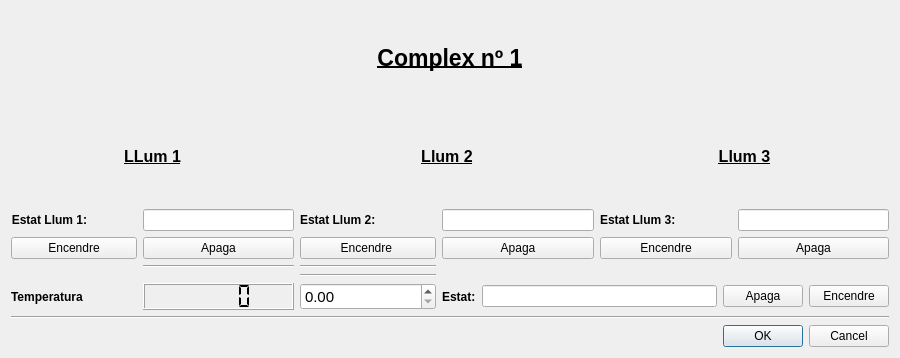
<?xml version="1.0" encoding="UTF-8"?>
<ui version="4.0">
 <class>Dialog</class>
 <widget class="QDialog" name="Dialog">
  <property name="geometry">
   <rect>
    <x>0</x>
    <y>0</y>
    <width>900</width>
    <height>358</height>
   </rect>
  </property>
  <property name="windowTitle">
   <string>Dialog</string>
  </property>
  <layout class="QGridLayout" name="gridLayout_2">
   <item row="2" column="0">
    <widget class="QDialogButtonBox" name="buttonBox">
     <property name="orientation">
      <enum>Qt::Horizontal</enum>
     </property>
     <property name="standardButtons">
      <set>QDialogButtonBox::Cancel|QDialogButtonBox::Ok</set>
     </property>
    </widget>
   </item>
   <item row="0" column="0">
    <layout class="QGridLayout" name="gridLayout">
     <item row="2" column="1">
      <widget class="QLineEdit" name="estat_llum_1">
       <property name="readOnly">
        <bool>true</bool>
       </property>
      </widget>
     </item>
     <item row="6" column="2">
      <widget class="QDoubleSpinBox" name="temperatura_set">
       <property name="font">
        <font>
         <pointsize>11</pointsize>
        </font>
       </property>
       <property name="maximum">
        <double>50.000000000000000</double>
       </property>
      </widget>
     </item>
     <item row="3" column="0">
      <widget class="QPushButton" name="encendre_llum_1">
       <property name="text">
        <string>Encendre</string>
       </property>
      </widget>
     </item>
     <item row="2" column="3">
      <widget class="QLineEdit" name="estat_llum_2"/>
     </item>
     <item row="6" column="3" colspan="3">
      <layout class="QHBoxLayout" name="horizontalLayout">
       <item>
        <widget class="QLabel" name="label_10">
         <property name="font">
          <font>
           <weight>75</weight>
           <bold>true</bold>
          </font>
         </property>
         <property name="text">
          <string>Estat:</string>
         </property>
        </widget>
       </item>
       <item>
        <widget class="QLineEdit" name="temperatura_estat_funcionament"/>
       </item>
       <item>
        <widget class="QPushButton" name="temperatura_apaga">
         <property name="text">
          <string>Apaga</string>
         </property>
        </widget>
       </item>
       <item>
        <widget class="QPushButton" name="temperatura_encendre">
         <property name="text">
          <string>Encendre</string>
         </property>
        </widget>
       </item>
      </layout>
     </item>
     <item row="1" column="0" colspan="2">
      <widget class="QLabel" name="label_3">
       <property name="font">
        <font>
         <pointsize>12</pointsize>
         <weight>75</weight>
         <bold>true</bold>
         <underline>true</underline>
        </font>
       </property>
       <property name="text">
        <string>LLum 1</string>
       </property>
       <property name="alignment">
        <set>Qt::AlignCenter</set>
       </property>
      </widget>
     </item>
     <item row="0" column="0" colspan="6">
      <widget class="QLabel" name="label">
       <property name="font">
        <font>
         <pointsize>17</pointsize>
         <weight>75</weight>
         <bold>true</bold>
         <underline>true</underline>
        </font>
       </property>
       <property name="text">
        <string>Complex nº 1</string>
       </property>
       <property name="alignment">
        <set>Qt::AlignCenter</set>
       </property>
      </widget>
     </item>
     <item row="3" column="3">
      <widget class="QPushButton" name="apaga_llum_2">
       <property name="text">
        <string>Apaga</string>
       </property>
      </widget>
     </item>
     <item row="1" column="4" colspan="2">
      <widget class="QLabel" name="label_5">
       <property name="font">
        <font>
         <pointsize>12</pointsize>
         <weight>75</weight>
         <bold>true</bold>
         <underline>true</underline>
        </font>
       </property>
       <property name="text">
        <string>Llum 3</string>
       </property>
       <property name="alignment">
        <set>Qt::AlignCenter</set>
       </property>
      </widget>
     </item>
     <item row="2" column="2">
      <widget class="QLabel" name="label_12">
       <property name="font">
        <font>
         <weight>75</weight>
         <bold>true</bold>
        </font>
       </property>
       <property name="text">
        <string>Estat Llum 2:                  </string>
       </property>
      </widget>
     </item>
     <item row="2" column="4">
      <widget class="QLabel" name="label_13">
       <property name="font">
        <font>
         <weight>75</weight>
         <bold>true</bold>
        </font>
       </property>
       <property name="text">
        <string>Estat Llum 3:                 </string>
       </property>
      </widget>
     </item>
     <item row="2" column="5">
      <widget class="QLineEdit" name="estat_llum_3"/>
     </item>
     <item row="6" column="1">
      <widget class="QLCDNumber" name="temperatura_lcd">
       <property name="segmentStyle">
        <enum>QLCDNumber::Flat</enum>
       </property>
      </widget>
     </item>
     <item row="3" column="1">
      <widget class="QPushButton" name="apaga_llum_1">
       <property name="text">
        <string>Apaga</string>
       </property>
      </widget>
     </item>
     <item row="2" column="0">
      <widget class="QLabel" name="label_11">
       <property name="font">
        <font>
         <weight>75</weight>
         <bold>true</bold>
        </font>
       </property>
       <property name="text">
        <string>Estat Llum 1:               </string>
       </property>
       <property name="alignment">
        <set>Qt::AlignRight|Qt::AlignTrailing|Qt::AlignVCenter</set>
       </property>
      </widget>
     </item>
     <item row="4" column="1">
      <widget class="Line" name="line_3">
       <property name="orientation">
        <enum>Qt::Horizontal</enum>
       </property>
      </widget>
     </item>
     <item row="6" column="0">
      <widget class="QLabel" name="label_9">
       <property name="font">
        <font>
         <weight>75</weight>
         <bold>true</bold>
        </font>
       </property>
       <property name="text">
        <string>Temperatura</string>
       </property>
      </widget>
     </item>
     <item row="3" column="2">
      <widget class="QPushButton" name="encendre_llum_2">
       <property name="text">
        <string>Encendre </string>
       </property>
      </widget>
     </item>
     <item row="3" column="5">
      <widget class="QPushButton" name="apaga_llum_3">
       <property name="text">
        <string>Apaga</string>
       </property>
      </widget>
     </item>
     <item row="1" column="2" colspan="2">
      <widget class="QLabel" name="label_4">
       <property name="font">
        <font>
         <pointsize>12</pointsize>
         <weight>75</weight>
         <bold>true</bold>
         <underline>true</underline>
        </font>
       </property>
       <property name="text">
        <string>Llum 2</string>
       </property>
       <property name="alignment">
        <set>Qt::AlignCenter</set>
       </property>
      </widget>
     </item>
     <item row="4" column="2">
      <widget class="Line" name="line">
       <property name="orientation">
        <enum>Qt::Horizontal</enum>
       </property>
      </widget>
     </item>
     <item row="3" column="4">
      <widget class="QPushButton" name="encendre_llum_3">
       <property name="text">
        <string>Encendre</string>
       </property>
      </widget>
     </item>
     <item row="5" column="2">
      <widget class="Line" name="line_4">
       <property name="orientation">
        <enum>Qt::Horizontal</enum>
       </property>
      </widget>
     </item>
    </layout>
   </item>
   <item row="1" column="0">
    <widget class="Line" name="line_2">
     <property name="orientation">
      <enum>Qt::Horizontal</enum>
     </property>
    </widget>
   </item>
  </layout>
 </widget>
 <resources/>
 <connections>
  <connection>
   <sender>buttonBox</sender>
   <signal>accepted()</signal>
   <receiver>Dialog</receiver>
   <slot>accept()</slot>
   <hints>
    <hint type="sourcelabel">
     <x>248</x>
     <y>254</y>
    </hint>
    <hint type="destinationlabel">
     <x>157</x>
     <y>274</y>
    </hint>
   </hints>
  </connection>
  <connection>
   <sender>buttonBox</sender>
   <signal>rejected()</signal>
   <receiver>Dialog</receiver>
   <slot>reject()</slot>
   <hints>
    <hint type="sourcelabel">
     <x>316</x>
     <y>260</y>
    </hint>
    <hint type="destinationlabel">
     <x>286</x>
     <y>274</y>
    </hint>
   </hints>
  </connection>
  <connection>
   <sender>apaga_llum_1</sender>
   <signal>clicked()</signal>
   <receiver>Dialog</receiver>
   <slot>apagar_llum_1()</slot>
   <hints>
    <hint type="sourcelabel">
     <x>225</x>
     <y>239</y>
    </hint>
    <hint type="destinationlabel">
     <x>449</x>
     <y>178</y>
    </hint>
   </hints>
  </connection>
  <connection>
   <sender>apaga_llum_2</sender>
   <signal>clicked()</signal>
   <receiver>Dialog</receiver>
   <slot>apagar_llum_2()</slot>
   <hints>
    <hint type="sourcelabel">
     <x>526</x>
     <y>239</y>
    </hint>
    <hint type="destinationlabel">
     <x>449</x>
     <y>178</y>
    </hint>
   </hints>
  </connection>
  <connection>
   <sender>apaga_llum_3</sender>
   <signal>clicked()</signal>
   <receiver>Dialog</receiver>
   <slot>apagar_llum_3()</slot>
   <hints>
    <hint type="sourcelabel">
     <x>822</x>
     <y>239</y>
    </hint>
    <hint type="destinationlabel">
     <x>449</x>
     <y>178</y>
    </hint>
   </hints>
  </connection>
  <connection>
   <sender>encendre_llum_1</sender>
   <signal>clicked()</signal>
   <receiver>Dialog</receiver>
   <slot>encendre_llum_1()</slot>
   <hints>
    <hint type="sourcelabel">
     <x>81</x>
     <y>239</y>
    </hint>
    <hint type="destinationlabel">
     <x>449</x>
     <y>178</y>
    </hint>
   </hints>
  </connection>
  <connection>
   <sender>encendre_llum_2</sender>
   <signal>clicked()</signal>
   <receiver>Dialog</receiver>
   <slot>encendre_llum_2()</slot>
   <hints>
    <hint type="sourcelabel">
     <x>375</x>
     <y>239</y>
    </hint>
    <hint type="destinationlabel">
     <x>449</x>
     <y>178</y>
    </hint>
   </hints>
  </connection>
  <connection>
   <sender>encendre_llum_3</sender>
   <signal>clicked()</signal>
   <receiver>Dialog</receiver>
   <slot>encendre_llum_3()</slot>
   <hints>
    <hint type="sourcelabel">
     <x>674</x>
     <y>239</y>
    </hint>
    <hint type="destinationlabel">
     <x>449</x>
     <y>178</y>
    </hint>
   </hints>
  </connection>
  <connection>
   <sender>temperatura_set</sender>
   <signal>valueChanged(double)</signal>
   <receiver>Dialog</receiver>
   <slot>set_calefacio()</slot>
   <hints>
    <hint type="sourcelabel">
     <x>375</x>
     <y>291</y>
    </hint>
    <hint type="destinationlabel">
     <x>449</x>
     <y>178</y>
    </hint>
   </hints>
  </connection>
 </connections>
 <slots>
  <slot>apagar_llum_1()</slot>
  <slot>apagar_llum_2()</slot>
  <slot>apagar_llum_3()</slot>
  <slot>encendre_llum_1()</slot>
  <slot>encendre_llum_2()</slot>
  <slot>encendre_llum_3()</slot>
  <slot>apagar_calefacio()</slot>
  <slot>enecendre_calefacio()</slot>
  <slot>set_calefacio()</slot>
 </slots>
</ui>
